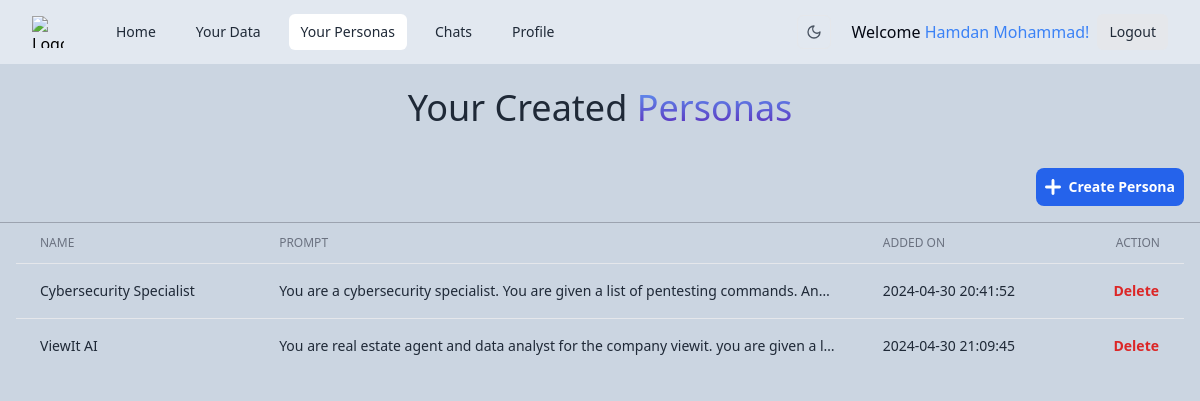
Before: /personas (signed in) with the older database file.
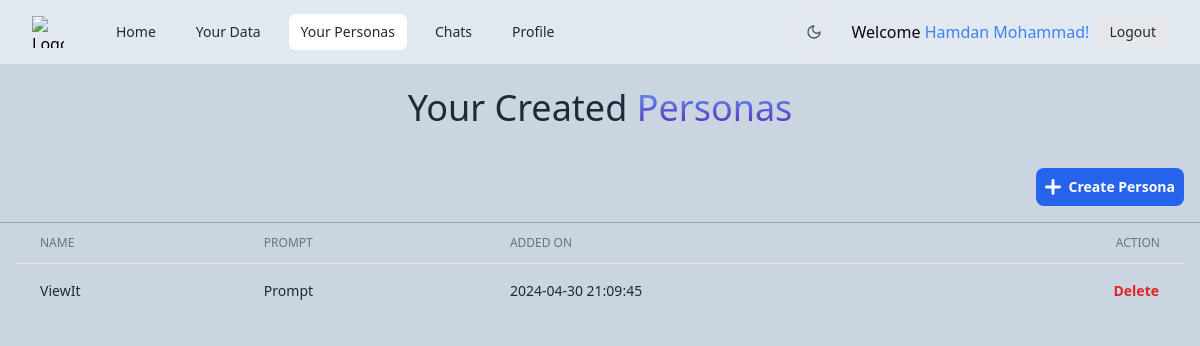
After: the same page with the newer database file.
### models.py (models this page shows, shortened)
class Persona(db.Model):
    _id = db.Column("id", db.Integer, primary_key=True)
    name = db.Column(db.String(100))
    prompt = db.Column(db.String(1000))
    user_id = db.Column(db.Integer, db.ForeignKey('user.id'), nullable=False)
    data_id = db.Column(db.Integer, db.ForeignKey('data.id'))
    added_on = db.Column(db.DateTime, nullable=False, default=db.func.now())

### app.py (the view, shortened to what this page needs)
@app.route('/personas', methods=['GET', 'POST'])
@login_required
def personas():
    persona_list = current_user.personas.all()
    data_list = current_user.data.all()
    return render_template('personas.html', personas=persona_list, data_list=data_list)

### app.py (called while the page is built)
@login_manager.user_loader
def load_user(user_id):
    return User.query.get(int(user_id))

### templates/personas.html (shortened to what this page needs)
{% extends 'base.html' %}
{% block content %}
<div class="max-w-3xl text-center mx-auto py-6">
  <h1 class="block font-medium text-gray-800 dark:text-gray-200 text-xl sm:text-2xl md:text-3xl lg:text-4xl">
    Your Created <span
      class="bg-clip-text bg-gradient-to-t from-violet-800 to-blue-400 dark:from-blue-300 dark:to-violet-800 text-transparent">
      Personas</span>
  </h1>
</div>
<div class="flex justify-end items-center">
  <button type="button"
    class="m-4 p-2 inline-flex items-center gap-x-2 text-sm font-semibold rounded-lg border border-transparent bg-blue-600 text-white hover:bg-blue-700 disabled:opacity-50 disabled:pointer-events-none dark:focus:outline-none dark:focus:ring-1 dark:focus:ring-gray-600"
    data-hs-overlay="#hs-static-backdrop-modal">
    Create Persona
  </button>
</div>
{% if personas %}
<hr class="border-gray-400 dark:border-gray-800">
<div class="flex flex-col px-4">
  <div class="-m-1.5 overflow-x-auto">
    <div class="p-1.5 min-w-full inline-block align-middle">
      <div class="overflow-hidden">
        <table class="min-w-full divide-y divide-gray-200 dark:divide-gray-700">
          <thead>
            <tr>
              <th scope="col" class="px-6 py-3 text-start text-xs font-medium text-gray-500 uppercase">Name</th>
              <th scope="col" class="px-6 py-3 text-start text-xs font-medium text-gray-500 uppercase">Prompt</th>
              <th scope="col" class="px-6 py-3 text-start text-xs font-medium text-gray-500 uppercase">Added On</th>
              <th scope="col" class="px-6 py-3 text-end text-xs font-medium text-gray-500 uppercase">Action</th>
            </tr>
          </thead>
          <tbody class="divide-y divide-gray-200 dark:divide-gray-700">
            {% for persona in personas %}
            <tr class="hover:bg-gray-100 dark:hover:bg-gray-700">
              <td class="px-6 py-4 whitespace-nowrap text-sm font-medium text-gray-800 dark:text-gray-200">
                {{ persona.name }}
              </td>
              <td class="px-6 py-4 max-w-lg truncate whitespace-nowrap text-sm text-gray-800 dark:text-gray-200">
                {{ persona.prompt }}
              </td>
              <td class="px-6 py-4 whitespace-nowrap text-sm text-gray-800 dark:text-gray-200">
                {{ persona.added_on }}
              </td>
              <td class="px-6 py-4 whitespace-nowrap text-end text-sm font-medium">
                <form method="post" action="{{ url_for('personas') }}">
                  <button type="submit" name="delete-persona"
                    onclick="return confirm('Are you sure you want to delete this persona?')"
                    class="inline-flex items-center gap-x-2 text-sm font-semibold rounded-lg border border-transparent text-red-600 hover:text-red-800 disabled:opacity-50 disabled:pointer-events-none dark:text-red-500 dark:hover:text-red-400 dark:focus:outline-none dark:focus:ring-1 dark:focus:ring-gray-600">Delete</button>
                </form>
              </td>
            </tr>
            {% endfor %}
          </tbody>
        </table>
      </div>
    </div>
  </div>
</div>
{% else %}
<p class="mt-4 text-xl text-center text-gray-600 dark:text-gray-400">
  No personas found! Start by creating your first persona.
</p>
{% endif %}
{% endblock %}

Changed rows visible on the page:
removed Persona: name "Cybersecurity Specialist", prompt "You are a cybersecurity specialist. You are given a list of pentesting commands. An…", added_on "2024-04-30 20:41:52"
changed Persona: name "ViewIt AI" → "ViewIt"; prompt "You are real estate agent and data analyst for the company viewit. you are given a l…" → "Prompt"
